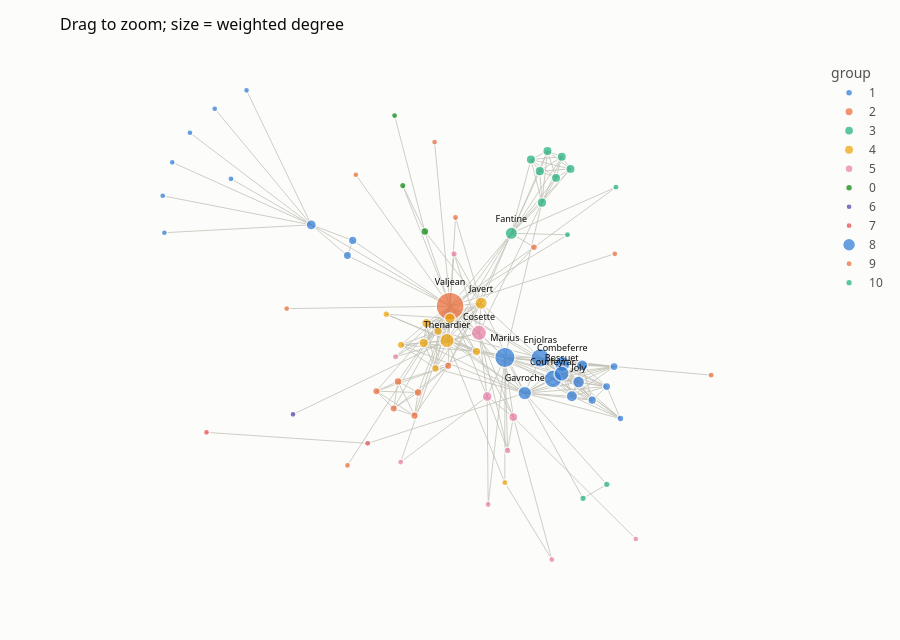

This figure's notebook cell:
### Code cell
pc.network(mis, backend='plotly', title='Drag to zoom; size = weighted degree')

### Figure 1 — Plotly figure (JSON) as saved in the notebook; plotly's stock layout.template omitted (floating-point values rounded to 4 significant figures; data arrays with more than 128 entries replaced by an {"elided": "..."} marker saying what was removed)
{"data": [{"hoverinfo": "skip", "line": {"color": "#c3c2b7", "width": 0.8}, "mode": "lines", "showlegend": false, "type": "scatter", "x": {"elided": "762 float values"}, "y": {"elided": "762 float values"}}, {"customdata": [["Myriel", 31], ["Napoleon", 1], ["Mlle.Baptistine", 17], ["Mme.Magloire", 19], ["CountessdeLo", 1], ["Geborand", 1], ["Champtercier", 1], ["Cravatte", 1], ["Count", 2], ["OldMan", 1]], "hovertemplate": "<b>%{customdata[0]}</b><br>weighted degree %{customdata[1]:.4g}<extra></extra>", "marker": {"color": "#2a78d6", "line": {"color": "#fcfcfb", "width": 1.5}, "size": [10.32, 6.139, 8.367, 8.646, 6.139, 6.139, 6.139, 6.139, 6.278, 6.139]}, "mode": "markers+text", "name": "1", "showlegend": true, "text": ["", "", "", "", "", "", "", "", "", ""], "textfont": {"color": "#0b0b0b", "size": 9}, "textposition": "top center", "type": "scatter", "x": [-0.4922, -0.8222, -0.3685, -0.3503, -0.9675, -0.7134, -1, -0.907, -0.7667, -0.9944], "y": [0.3125, 0.7093, 0.2076, 0.2593, 0.5262, 0.7724, 0.4118, 0.6273, 0.4697, 0.2855]}, {"customdata": [["Labarre", 1], ["Valjean", 158], ["Mme.deR", 1], ["Isabeau", 1], ["Gervais", 1], ["Bamatabois", 11], ["Simplice", 8], ["Scaufflaire", 1], ["Woman1", 3], ["Judge", 14], ["Champmathieu", 14], ["Brevet", 11], ["Chenildieu", 11], ["Cochepaille", 11]], "hovertemplate": "<b>%{customdata[0]}</b><br>weighted degree %{customdata[1]:.4g}<extra></extra>", "marker": {"color": "#eb6834", "line": {"color": "#fcfcfb", "width": 1.5}, "size": [6.139, 28, 6.139, 6.139, 6.139, 7.532, 7.114, 6.139, 6.418, 7.949, 7.949, 7.532, 7.532, 7.532]}, "mode": "markers+text", "name": "2", "showlegend": true, "text": ["", "Valjean", "", "", "", "", "", "", "", "", "", "", "", ""], "textfont": {"color": "#0b0b0b", "size": 9}, "textposition": "top center", "type": "scatter", "x": [-0.3399, -0.01749, -0.07047, 0.5457, -0.5762, -0.02392, 0.2694, -0.3683, 0.001086, -0.1267, -0.1955, -0.2695, -0.1391, -0.2103], "y": [0.4837, 0.03425, 0.5954, 0.2135, 0.02608, -0.1696, 0.2359, -0.5101, 0.3378, -0.2608, -0.2227, -0.2564, -0.3398, -0.3157]}, {"customdata": [["Marguerite", 3], ["Tholomyes", 26], ["Listolier", 24], ["Fameuil", 24], ["Blacheville", 25], ["Favourite", 26], ["Dahlia", 25], ["Zephine", 24], ["Fantine", 47], ["Perpetue", 3]], "hovertemplate": "<b>%{customdata[0]}</b><br>weighted degree %{customdata[1]:.4g}<extra></extra>", "marker": {"color": "#1baf7a", "line": {"color": "#fcfcfb", "width": 1.5}, "size": [6.418, 9.62, 9.342, 9.342, 9.481, 9.62, 9.481, 9.342, 12.54, 6.418]}, "mode": "markers+text", "name": "3", "showlegend": true, "text": ["", "", "", "", "", "", "", "", "Fantine", ""], "textfont": {"color": "#0b0b0b", "size": 9}, "textposition": "top center", "type": "scatter", "x": [0.384, 0.2966, 0.3943, 0.3645, 0.3154, 0.2892, 0.2588, 0.3448, 0.1919, 0.5497], "y": [0.2785, 0.3884, 0.5037, 0.5454, 0.5647, 0.496, 0.5357, 0.473, 0.2835, 0.4413]}, {"customdata": [["Mme.Thenardier", 34], ["Thenardier", 61], ["Javert", 47], ["Pontmercy", 3], ["Eponine", 19], ["Anzelma", 5], ["Gueulemer", 25], ["Babet", 27], ["Claquesous", 20], ["Montparnasse", 12], ["Brujon", 13]], "hovertemplate": "<b>%{customdata[0]}</b><br>weighted degree %{customdata[1]:.4g}<extra></extra>", "marker": {"color": "#eda100", "line": {"color": "#fcfcfb", "width": 1.5}, "size": [10.73, 14.49, 12.54, 6.418, 8.646, 6.696, 9.481, 9.759, 8.785, 7.671, 7.81]}, "mode": "markers+text", "name": "4", "showlegend": true, "text": ["", "Thenardier", "Javert", "", "", "", "", "", "", "", ""], "textfont": {"color": "#0b0b0b", "size": 9}, "textposition": "top center", "type": "scatter", "x": [-0.01816, -0.02801, 0.0884, 0.1696, 0.07262, -0.2357, -0.1076, -0.09842, -0.05882, -0.06763, -0.1851], "y": [-0.007154, -0.08286, 0.04472, -0.5689, -0.1208, 0.006965, -0.09177, -0.02327, -0.05068, -0.1784, -0.09785]}, {"customdata": [["Cosette", 68], ["Woman2", 5], ["Gillenormand", 29], ["Magnon", 2], ["Mlle.Gillenormand", 23], ["Mme.Pontmercy", 2], ["Mlle.Vaubois", 1], ["Lt.Gillenormand", 5], ["BaronessT", 2], ["Toussaint", 4]], "hovertemplate": "<b>%{customdata[0]}</b><br>weighted degree %{customdata[1]:.4g}<extra></extra>", "marker": {"color": "#e87ba4", "line": {"color": "#fcfcfb", "width": 1.5}, "size": [15.47, 6.696, 10.04, 6.278, 9.203, 6.278, 6.139, 6.696, 6.278, 6.557]}, "mode": "markers+text", "name": "5", "showlegend": true, "text": ["Cosette", "", "", "", "", "", "", "", "", ""], "textfont": {"color": "#0b0b0b", "size": 9}, "textposition": "top center", "type": "scatter", "x": [0.08109, -0.004015, 0.1093, -0.1865, 0.1987, 0.3304, 0.6175, 0.1792, 0.1127, -0.2038], "y": [-0.05673, 0.2134, -0.2742, -0.4985, -0.3447, -0.8319, -0.7617, -0.4587, -0.6436, -0.1382]}, {"customdata": [["Fauchelevent", 14], ["MotherInnocent", 4], ["Gribier", 2]], "hovertemplate": "<b>%{customdata[0]}</b><br>weighted degree %{customdata[1]:.4g}<extra></extra>", "marker": {"color": "#008300", "line": {"color": "#fcfcfb", "width": 1.5}, "size": [7.949, 6.557, 6.278]}, "mode": "markers+text", "name": "0", "showlegend": true, "text": ["", "", ""], "textfont": {"color": "#0b0b0b", "size": 9}, "textposition": "top center", "type": "scatter", "x": [-0.104, -0.1792, -0.2073], "y": [0.2898, 0.4467, 0.686]}, {"customdata": [["Boulatruelle", 1]], "hovertemplate": "<b>%{customdata[0]}</b><br>weighted degree %{customdata[1]:.4g}<extra></extra>", "marker": {"color": "#4a3aa7", "line": {"color": "#fcfcfb", "width": 1.5}, "size": [6.139]}, "mode": "markers+text", "name": "6", "showlegend": true, "text": [""], "textfont": {"color": "#0b0b0b", "size": 9}, "textposition": "top center", "type": "scatter", "x": [-0.5545], "y": [-0.3355]}, {"customdata": [["Jondrette", 1], ["Mme.Burgon", 3]], "hovertemplate": "<b>%{customdata[0]}</b><br>weighted degree %{customdata[1]:.4g}<extra></extra>", "marker": {"color": "#e34948", "line": {"color": "#fcfcfb", "width": 1.5}, "size": [6.139, 6.418]}, "mode": "markers+text", "name": "7", "showlegend": true, "text": ["", ""], "textfont": {"color": "#0b0b0b", "size": 9}, "textposition": "top center", "type": "scatter", "x": [-0.8504, -0.2993], "y": [-0.397, -0.4345]}, {"customdata": [["Gavroche", 56], ["Marius", 104], ["Mabeuf", 16], ["Enjolras", 91], ["Combeferre", 68], ["Prouvaire", 19], ["Feuilly", 38], ["Courfeyrac", 84], ["Bahorel", 39], ["Bossuet", 66], ["Joly", 43], ["Grantaire", 16], ["Mme.Hucheloup", 7]], "hovertemplate": "<b>%{customdata[0]}</b><br>weighted degree %{customdata[1]:.4g}<extra></extra>", "marker": {"color": "#2a78d6", "line": {"color": "#fcfcfb", "width": 1.5}, "size": [13.8, 20.48, 8.228, 18.67, 15.47, 8.646, 11.29, 17.7, 11.43, 15.19, 11.99, 8.228, 6.975]}, "mode": "markers+text", "name": "8", "showlegend": true, "text": ["Gavroche", "Marius", "", "Enjolras", "Combeferre", "", "", "Courfeyrac", "", "Bossuet", "Joly", "", ""], "textfont": {"color": "#0b0b0b", "size": 9}, "textposition": "top center", "type": "scatter", "x": [0.2379, 0.17, 0.5432, 0.2906, 0.3661, 0.4684, 0.4344, 0.3343, 0.399, 0.3639, 0.4219, 0.5177, 0.5649], "y": [-0.2628, -0.1411, -0.1719, -0.1422, -0.1632, -0.287, -0.168, -0.2142, -0.2738, -0.1962, -0.2245, -0.2405, -0.3499]}, {"customdata": [["MotherPlutarch", 3]], "hovertemplate": "<b>%{customdata[0]}</b><br>weighted degree %{customdata[1]:.4g}<extra></extra>", "marker": {"color": "#eb6834", "line": {"color": "#fcfcfb", "width": 1.5}, "size": [6.418]}, "mode": "markers+text", "name": "9", "showlegend": true, "text": [""], "textfont": {"color": "#0b0b0b", "size": 9}, "textposition": "top center", "type": "scatter", "x": [0.875], "y": [-0.2013]}, {"customdata": [["Child1", 5], ["Child2", 5]], "hovertemplate": "<b>%{customdata[0]}</b><br>weighted degree %{customdata[1]:.4g}<extra></extra>", "marker": {"color": "#1baf7a", "line": {"color": "#fcfcfb", "width": 1.5}, "size": [6.696, 6.696]}, "mode": "markers+text", "name": "10", "showlegend": true, "text": ["", ""], "textfont": {"color": "#0b0b0b", "size": 9}, "textposition": "top center", "type": "scatter", "x": [0.4372, 0.5184], "y": [-0.6226, -0.5748]}], "layout": {"height": 640, "legend": {"title": {"text": "group"}}, "title": {"text": "Drag to zoom; size = weighted degree"}, "xaxis": {"showgrid": false, "visible": false, "zeroline": false}, "yaxis": {"scaleanchor": "x", "scaleratio": 1, "showgrid": false, "visible": false, "zeroline": false}}}
